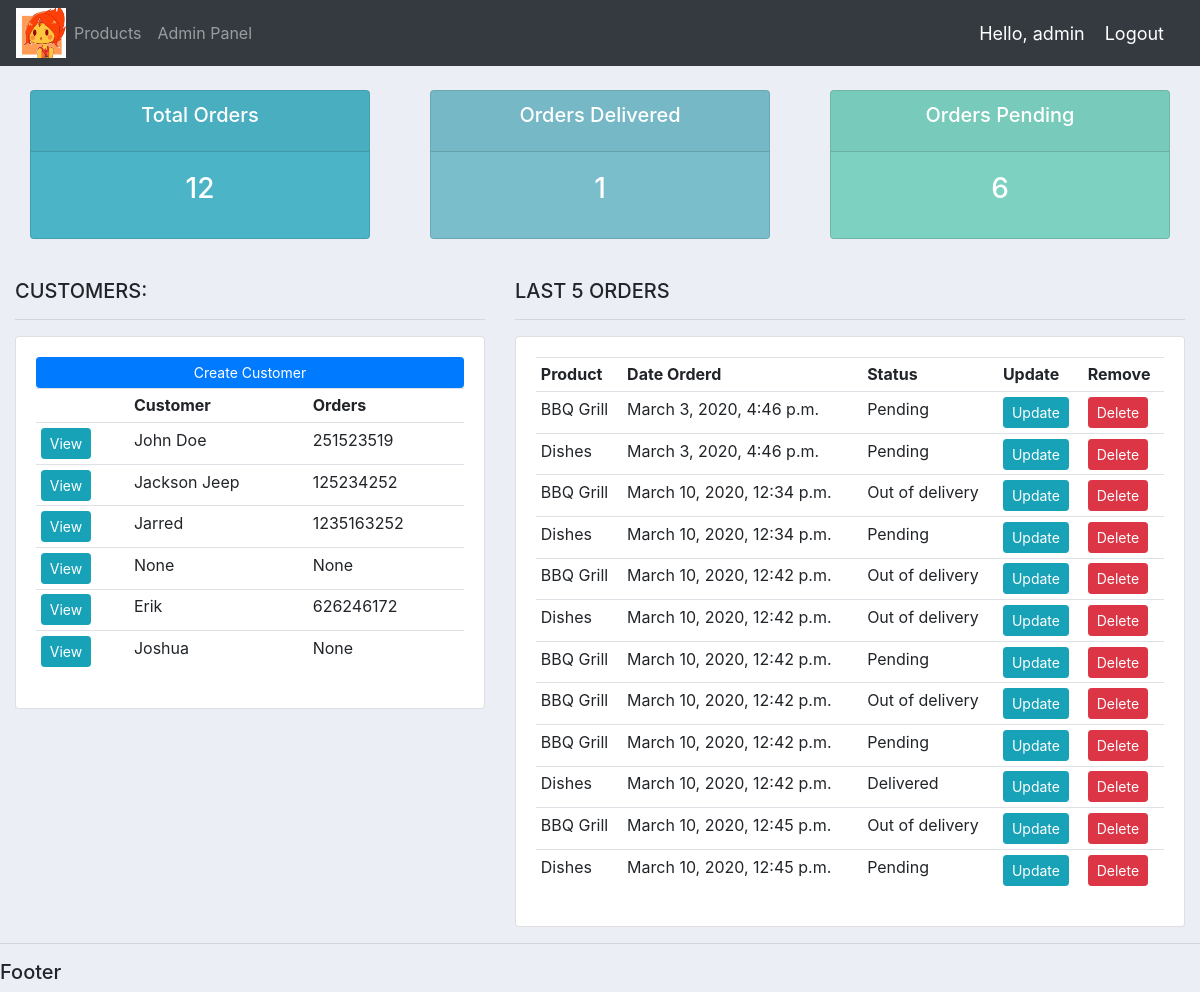
The app's page / (signed in) with its own data.
### accounts/models.py (models this page shows, shortened)
class Customer(models.Model):
    user = models.OneToOneField(
        User, null=True, blank=True, on_delete=models.CASCADE
    )
    profile_pic = models.ImageField(
        null=True, blank=True, default="fm4wCpvzjb9gJdSkBAs4UuKajlEZDdMU.png"
    )
    name = models.CharField(max_length=30, null=True)
    phone = models.CharField(max_length=20, null=True)
    email = models.CharField(max_length=60, null=True)
    date_created = models.DateTimeField(auto_now_add=True, null=True)

class Order(models.Model):
    STATUS = (
        ("Pending", "Pending"),
        ("Out of delivery", "Out of delivery"),
        ("Delivered", "Delivered"),
    )
    customer = models.ForeignKey(
        Customer, null=True, on_delete=models.SET_NULL
    )
    product = models.ForeignKey(Product, null=True, on_delete=models.SET_NULL)
    date_created = models.DateTimeField(auto_now_add=True, null=True)
    status = models.CharField(max_length=200, null=True, choices=STATUS)
    note = models.CharField(max_length=1000, null=True)

class Product(models.Model):
    CATEGORY = (("Indoor", "Indoor"), ("Outdoor", "Outdoor"))
    name = models.CharField(max_length=200, null=True)
    price = models.FloatField(null=True)
    category = models.CharField(max_length=200, null=True, choices=CATEGORY)
    description = models.CharField(max_length=200, null=True, blank=True)
    date_created = models.DateTimeField(auto_now_add=True, null=True)
    tags = models.ManyToManyField(Tag)
    def __str__(self):
        return self.name

### accounts/decorators.py (the view)
    def wrapper_function(request, *args, **kwargs):
        group = None
        if request.user.groups.exists():
            group = request.user.groups.all()[0].name
        if group == "customer":
            return redirect("user-page")
        if group == "admin":
            return view_func(request, *args, **kwargs)

### accounts/views.py (called while the page is built)
@login_required(login_url="login")
@admin_only
def home(req):
    orders = Order.objects.all()
    customers = Customer.objects.all()
    total_customers = customers.count()
    total_orders = orders.count()
    delivered = orders.filter(status="Delivered").count()
    pending = orders.filter(status="Pending").count()
    context = {
        "orders": orders,
        "customers": customers,
        "total_orders": total_orders,
        "total_customers": total_customers,
        "delivered": delivered,
        "pending": pending,
    }
    return render(req, "accounts/dashboard.html", context)

### templates/accounts/dashboard.html (shortened to what this page needs)
{% extends 'base.html' %} {% block content %} {% include './status.html' %}
<br />
<div class="row">
    <div class="col-md-5">
        <h5>CUSTOMERS:</h5>
        <hr />
        <div class="card card-body">
            <a class="btn btn-primary  btn-sm btn-block" href=""
                >Create Customer</a
            >
            <table class="table table-sm">
                <tr>
                    <th></th>
                    <th>Customer</th>
                    <th>Orders</th>
                </tr>
                {% for customer in customers %}
                    <tr>
                        <td><a class="btn btn-sm btn-info" href="{% url 'customer' customer.id %}">View</a></td>
                        <td>{{ customer.name }}</td>
                        <td>{{ customer.phone }}</td>
                    </tr>
                {% endfor %}
            </table>
        </div>
    </div>
    <div class="col-md-7">
        <h5>LAST 5 ORDERS</h5>
        <hr />
        <div class="card card-body">
            <table class="table table-sm">
                <tr>
                    <th>Product</th>
                    <th>Date Orderd</th>
                    <th>Status</th>
                    <th>Update</th>
                    <th>Remove</th>
                </tr>
                {% for order in orders %}
                    <tr>
                        <td>{{ order.product }}</td>
                        <td>{{ order.date_created }}</td>
                        <td>{{ order.status }}</td>
                        <td><a class="btn btn-sm btn-info" href="{% url 'update_order' order.id %}">Update</a></td>
                        <td><a class="btn btn-sm btn-danger" href="{% url 'delete_order' order.id %}" >Delete</a></td>
                    </tr>
                {% endfor %}
            </table>
        </div>
    </div>
</div>
{% endblock %}

### templates/partials/_navbar.html (shortened to what this page needs)
{% load static %}
<nav class="navbar navbar-expand-lg navbar-dark bg-dark">
    <a href="{% url 'home' %}">
        <img
            src="{% static 'images/logo.jpg' %}"
            alt="Logo"
            width="50"
            height="50"
        />
    </a>
    <div class="collapse navbar-collapse" id="navbarNavAltMarkup">
        <div class="navbar-nav">
            {% if request.user.is_staff %}
                <a class="nav-item nav-link" href="{% url 'products' %}">Products</a>
                <a href="admin/" class="nav-item nav-link">Admin Panel</a>
            {% else %}
                <a class="nav-item nav-link"href="{% url 'account' %}" class="nav-link">Settings</a>
            {% endif %}
        </div>
    </div>
    <span class="hello-msg">Hello, {{ request.user }}</span>
    <span><a class="hello-msg" href=" {% url 'logout' %}">Logout</a></span>
</nav>

### static/css/base.css (style rules this page uses)
body { background-color: #ebeff5; }

### templates/partials/_navbar.html (style rules this page uses)
.hello-msg { font-size: 18px; color: #fff; margin-right: 20px; }

### records on screen
Customer: name "John Doe", phone "251523519"
Customer: name "Jackson Jeep", phone "125234252"
Customer: name "Jarred", phone "1235163252"
Customer: name "None", phone "None"
Customer: name "Erik", phone "626246172"
Customer: name "Joshua", phone "None"
Order: product "BBQ Grill", date_created "March 3, 2020, 4:46 p.m.", status "Pending"
Order: product "Dishes", date_created "March 3, 2020, 4:46 p.m.", status "Pending"
Order: product "BBQ Grill", date_created "March 10, 2020, 12:34 p.m.", status "Out of delivery"
Order: product "Dishes", date_created "March 10, 2020, 12:34 p.m.", status "Pending"
Order: product "BBQ Grill", date_created "March 10, 2020, 12:42 p.m.", status "Out of delivery"
Order: product "Dishes", date_created "March 10, 2020, 12:42 p.m.", status "Out of delivery"
Order: product "BBQ Grill", date_created "March 10, 2020, 12:42 p.m.", status "Pending"
Order: product "BBQ Grill", date_created "March 10, 2020, 12:42 p.m.", status "Out of delivery"
Order: product "BBQ Grill", date_created "March 10, 2020, 12:42 p.m.", status "Pending"
Order: product "Dishes", date_created "March 10, 2020, 12:42 p.m.", status "Delivered"
Order: product "BBQ Grill", date_created "March 10, 2020, 12:45 p.m.", status "Out of delivery"
Order: product "Dishes", date_created "March 10, 2020, 12:45 p.m.", status "Pending"

### other values on screen
{{ request.user }} "admin"
{{ total_orders }} "12"
{{ delivered }} "1"
{{ pending }} "6"
